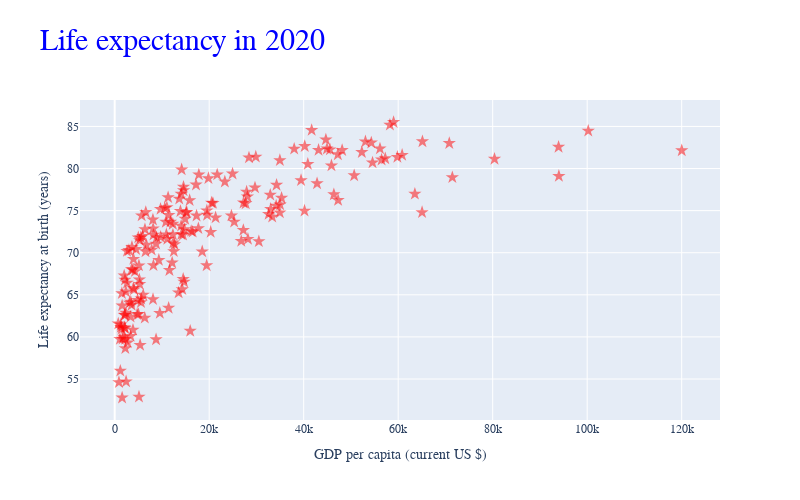

The notebook cell saved with this chart:
### Markdown cell above
However, there are also other ways to access and modify the figure attributes:

- `update_traces` updates the data traces of the figure
- `update_layout` updates the layout of the figure

### Code cell
fig.update_traces(marker=dict(color='red', size=10, symbol='star', opacity=0.5))
fig.update_layout(font=dict(family='Consolas'), titlefont=dict(size=30, color='blue'))

### Figure 1 — Plotly figure (JSON) as saved in the notebook; plotly's stock layout.template omitted (floating-point values rounded to 4 significant figures; data arrays with more than 128 entries replaced by an {"elided": "..."} marker saying what was removed)
{"data": [{"hovertemplate": "GDP per capita (current US $)=%{x}<br>Life expectancy at birth (years)=%{y}<extra></extra>", "legendgroup": "", "marker": {"color": "red", "opacity": 0.5, "size": 10, "symbol": "star"}, "mode": "markers", "name": "", "orientation": "v", "showlegend": false, "type": "scatter", "x": {"elided": "217 float values"}, "xaxis": "x", "y": {"elided": "217 float values"}, "yaxis": "y"}], "layout": {"font": {"family": "Consolas"}, "height": 500, "legend": {"tracegroupgap": 0}, "title": {"font": {"color": "blue", "size": 30}, "text": "Life expectancy in 2020"}, "width": 800, "xaxis": {"anchor": "y", "domain": [0, 1], "title": {"text": "GDP per capita (current US $)"}}, "yaxis": {"anchor": "x", "domain": [0, 1], "title": {"text": "Life expectancy at birth (years)"}}}}
